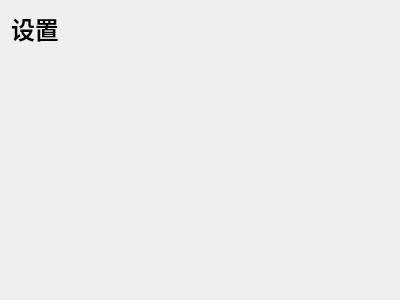
<?xml version="1.0" encoding="UTF-8"?>
<ui version="4.0">
 <class>PageSetting</class>
 <widget class="QWidget" name="PageSetting">
  <property name="geometry">
   <rect>
    <x>0</x>
    <y>0</y>
    <width>400</width>
    <height>300</height>
   </rect>
  </property>
  <property name="windowTitle">
   <string>Form</string>
  </property>
  <layout class="QGridLayout" name="gridLayout" rowstretch="0,0">
   <item row="0" column="0">
    <widget class="QLabel" name="label">
     <property name="font">
      <font>
       <pointsize>18</pointsize>
       <bold>true</bold>
       <kerning>true</kerning>
      </font>
     </property>
     <property name="text">
      <string>设置</string>
     </property>
    </widget>
   </item>
   <item row="1" column="0">
    <spacer name="verticalSpacer_2">
     <property name="orientation">
      <enum>Qt::Orientation::Vertical</enum>
     </property>
     <property name="sizeHint" stdset="0">
      <size>
       <width>20</width>
       <height>40</height>
      </size>
     </property>
    </spacer>
   </item>
  </layout>
 </widget>
 <resources/>
 <connections/>
</ui>
